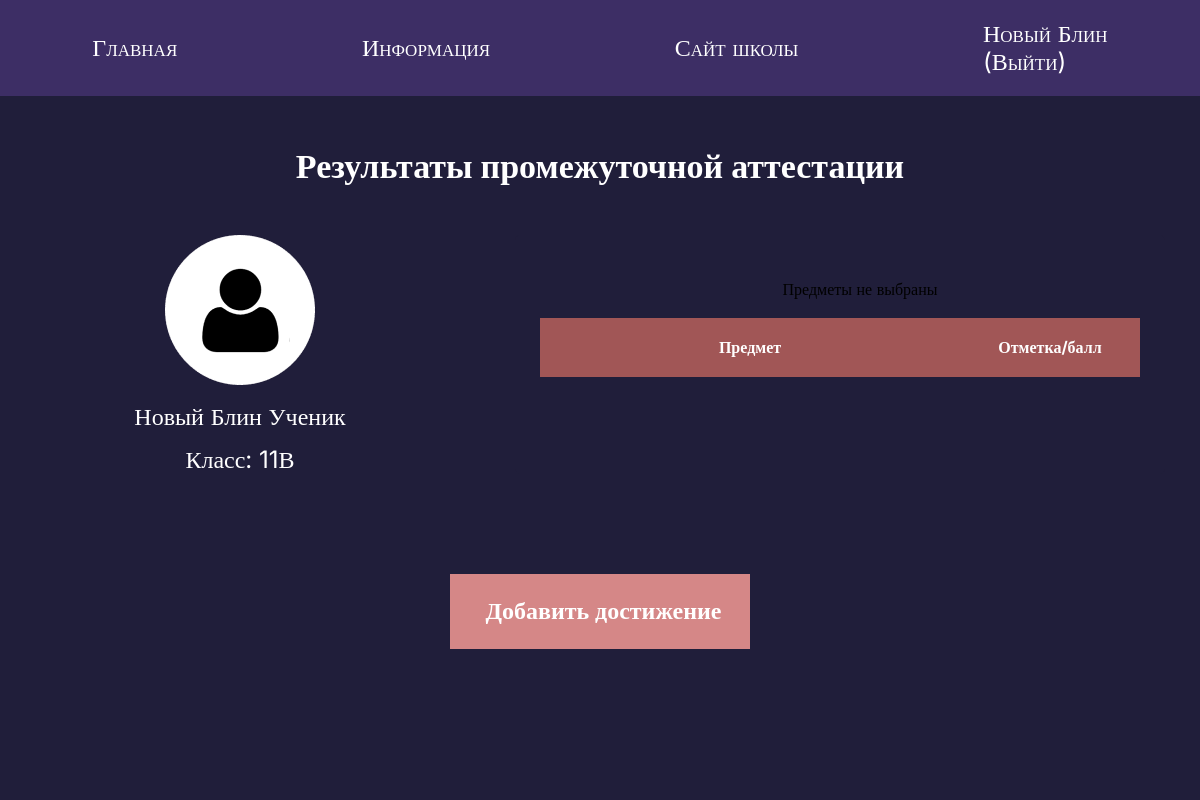
The app's page /profile (signed in), older data.
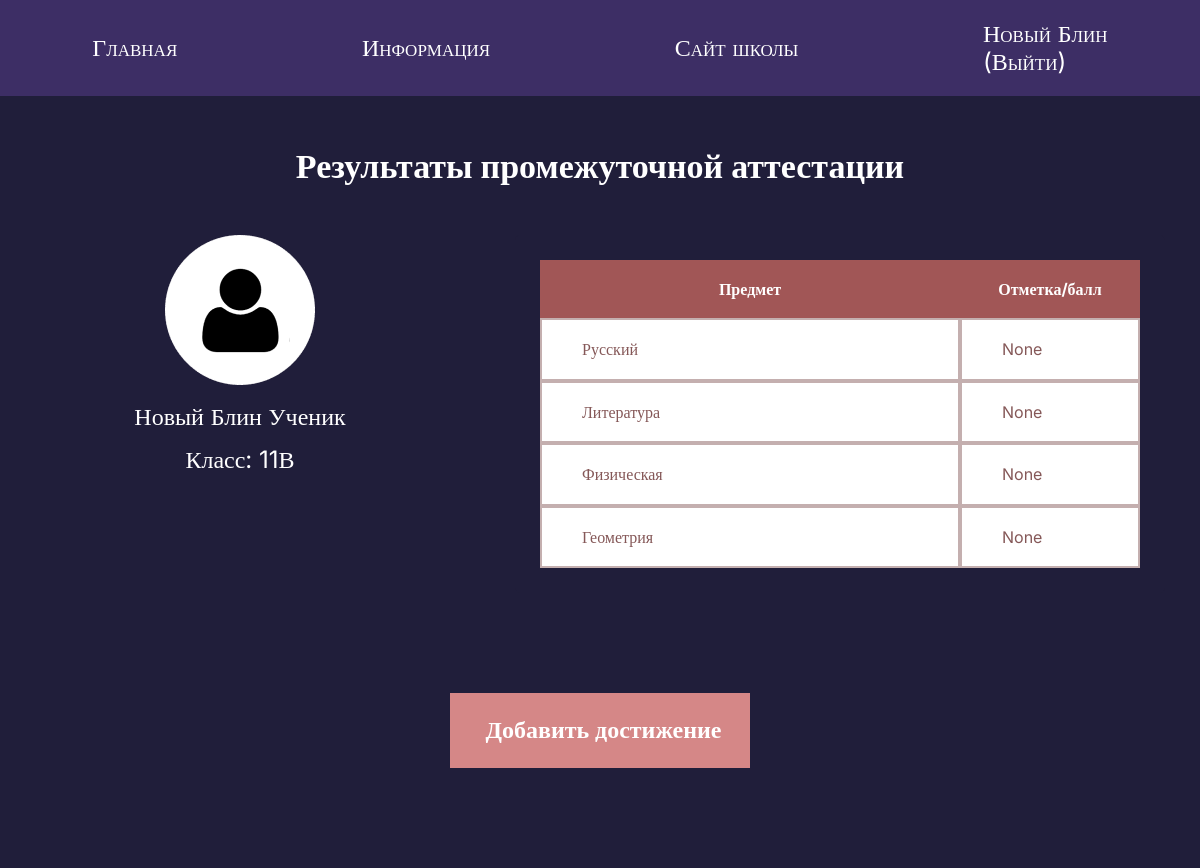
The same page, newer data.
### tables this page shows
CREATE TABLE "students" (
	"student_id"	INTEGER NOT NULL,
	"name"	TEXT NOT NULL,
	"login"	TEXT NOT NULL,
	"password"	TEXT NOT NULL,
	"avatar"	BLOB,
	"birth_date"	DATE,
	"created_at"	DATETIME NOT NULL DEFAULT CURRENT_TIMESTAMP,
	"class"	TEXT NOT NULL,
	"teacher_id"	INTEGER NOT NULL,
	"old"	INTEGER NOT NULL,
	FOREIGN KEY("teacher_id") REFERENCES "teachers"("teacher_id") ON DELETE CASCADE ON UPDATE CASCADE,
	PRIMARY KEY("student_id" AUTOINCREMENT)
);

CREATE TABLE exams ( 
                    exam_id           INTEGER NOT NULL  PRIMARY KEY  AUTOINCREMENT,
                    subject           TEXT,
                    mark              INTEGER,
                    student_id        INTEGER NOT NULL,
                    created_at        DATETIME NOT NULL DEFAULT CURRENT_TIMESTAMP,
                    FOREIGN KEY ( student_id ) REFERENCES students( student_id ) ON DELETE CASCADE ON UPDATE CASCADE
 
                );

### main.py (the view)
@app.route("/profile")
def profile():
    student_id = session["student_id"]
    student = db.get_student_by_student_id(student_id)
    portfolio = db.get_portfolio_by_student_id(student_id)
    exams = db.get_exams_by_student_id(student_id)
    return render_template("student-profile.html", title="Student profile", student=student, port=portfolio, exams=exams)

### database.py (called while the page is built)
    def get_portfolio_by_student_id(self, student_id):
        sql = """SELECT * FROM portfolio WHERE student_id = ?"""
        self.cursor.execute(sql, (student_id,))
        return self.cursor.fetchall()

    def get_exams_by_student_id(self, student_id):
        sql = """SELECT * FROM exams WHERE student_id = ?"""
        self.cursor.execute(sql, (student_id,))
        return self.cursor.fetchall()

    def get_student_by_student_id(self, student_id):
        sql = """SELECT * FROM students WHERE student_id = ?"""
        self.cursor.execute(sql, (student_id, ))
        result = self.cursor.fetchone()
        if not result:
            return None
        return result

### templates/student-profile.html (shortened to what this page needs)
{% extends 'base.html' %}
{% block content %}
  <section class="profile-page-st">
    <div class="container">
      <h2 class="header-page">Результаты промежуточной аттестации</h2>
      <div class="student-card">
        <div class="student-info">
          <img src={{url_for('static', filename='img/avatar 1.png')}}  alt="avatar-1" class="avatar-2">
          <p class="port-text">{{ student[1] }}</p>
          <p class="port-text">Класс: {{ student[7] }}</p>
        </div>
        <form class="student-table" method="post">
          <table class="marks">
            <thead>
              <tr>
                <th>Предмет</th>
                <th>Отметка/балл</th>
              </tr>
            </thead>
            <tbody>
              {% if "teacher_id" in session %}
                {% for i in range(1, 5) %}
                  <tr>
                    {% if exams %}
                      <td>
                        <select name="exam{{i}}">
                          {% for subject in range(19) %}
                            {% if subjects[subject] == exams[i-1][1] %}
                              <option value={{subjects[subject]}} selected> {{subjects[subject]}}</option>
                            {% else %}
                              <option value={{subjects[subject]}}> {{subjects[subject]}}</option>
                            {% endif %}
                          {% endfor %}
                        </select>
                      </td>
                      <td>
                        <select name="mark{{i}}">
                          {% for mark in range(1, 6) %}
                            {% if mark == exams[i-1][2] %}
                              <option value={{mark}} selected>{{mark}}</option>
                            {% else %}
                              <option value={{mark}}>{{mark}}</option>
                            {% endif %}
                          {% endfor %}
                        </select>
                      </td>
                    {% else %}
                      <td>
                        <select name="exam{{i}}">
                          {% for subject in range(19) %}
                            {% if subject == i - 1 %}
                              <option value={{subjects[subject]}} selected> {{subjects[subject]}}</option>
                            {% else %}
                              <option value={{subjects[subject]}}> {{subjects[subject]}}</option>
                            {% endif %}
                          {% endfor %}
                        </select>
                      </td>
                      <td>
                        <select name="mark{{i}}">
                            <option disabled selected></option>
                          {% for mark in range(1, 6) %}
                            <option value={{mark}}>{{mark}}</option>
                          {% endfor %}
                        </select>
                      </td>
                    {% endif %}
                  </tr>
                {% endfor %}
                {% elif "student_id" in session %}
                  {% if exams %}
                    {% for exam in exams %}
                      <tr>
                        <td>
                          <p>{{exam[1]}}</p>
                        </td>
                        <td>
                          <p>{{exam[2]}}</p>
                        </td>
                      </tr>
                    {% endfor %}
                  {% else %}
                    <p>Предметы не выбраны</p>
                  {% endif %}
                {% endif %}
            </tbody>
          </table>
        </form>
      </div>
      {% if port %}
      <p class="header-page"><strong>Сводная ведомость достижений учащегося (Олимпиады)</strong></p>
      <div class="marks-tb">
        <table class="marks-2">
          <thead>
            <tr>
              <th class="th-2">Уровень</th>
              <th class="th-2">Предмет</th>
              <th class="th-2">Название</th>
              <th class="th-2">Дата</th>
              <th class="th-2">Результаты</th>
            </tr>
          </thead>
          <tbody>
          {% for item in port %}
            <tr>
              <td class="td-2">{{item[6]}}</td>
              <td class="td-2">{{item[2]}}</td>
              <td class="td-2">{{item[1]}}</td>
              <td class="td-2">{{item[-1]}}</td>
              <td class="td-2">{{item[-2]}}</td>
            </tr>
          {% endfor %}
          </tbody>
        </table>
      </div>
        {% if "student_id" in session %}
        <a href="/add-portfolio" type="submit" class="button-center button-add"><strong>Добавить достижение</strong></a>
        {% endif %}
      <p class="header-page"><strong>Достижения:</strong></p>
      <div class="portfolio-files">
        {% for item in port %}
        <div class="portfolio-item">
          <img src={{url_for('static', filename='files/' + item[5])}} alt="" class="portfolio-image">
          <p class="portfolio-title">{{item[1]}}</p>
          <a href='/download/{{ item[5] }}' class="portfolio-link">скачать</a>
        </div>
        {% endfor %}
      </div>
      {% else %}
        {% if "student_id" in session %}
        <a href="/add-portfolio" type="submit" class="button-center button-add"><strong>Добавить достижение</strong></a>
        {% endif %}
      {% endif %}
    </div>
  </section>
{% endblock %}

### templates/base.html (shortened to what this page needs)
<!DOCTYPE html>
<html lang="en">
<head>
    <link rel="stylesheet" href={{url_for('static', filename='css/normalize.css')}}>
    <link rel="stylesheet" href={{url_for('static', filename='css/styles.css')}}>
</head>
<body>
<header>
    <a href={{url_for('index')}} class="link-a">Главная</a>
    <a href={{url_for('info')}} class="link-a">Информация</a>
    <a href="https://thl-syktyvkar.gosuslugi.ru/" class="link-a" target="_blank">Сайт школы</a>
    {% if "teacher_id" in session %}
        <a href={{url_for("logout")}} class="link-a">{{(session["login"])[ :session["login"].rfind(" ")]}}<br>(Выйти)</a>
    {% elif "student_id" in session %}
        <a href={{url_for("logout")}} class="link-a">{{(session["login"])[ :session["login"].rfind(" ")]}}<br>(Выйти)</a>
    {% else %}
        <a class="link-a">Вход не выполнен</a>
    {% endif %}
</header>
{% block content %}
{% endblock %}
</body>
</html>

### static/css/styles.css (style rules this page uses)
* { margin: 0; padding: 0; box-sizing: border-box; font-family: Inter; }
header { width: 100%; display: flex; justify-content: space-around; align-items: center; background-color: #3D2E65; height: 12vh; }
.link-a { font-variant: small-caps; }
form { margin: 0 auto; max-width: 650px; box-shadow: 20px 20px 0px #443C5B; background-color: #FFFFFF; border-radius: 5px; padding: 25px; }
.container { max-width: 1200px; margin: 0 auto; }
a { text-decoration: none; color: white; font-family: Inter; font-size: 24px; }
thead { display: flex; }
tr { width: 100%; display: flex; align-items: stretch; }
.student th:first-child, td:first-child { width: 60%; }
.student th:last-child, td:last-child { width: 25%; }
th:first-child, td:first-child { width: 70%; }
th:last-child, td:last-child { width: 30%; }
.button-add { width: 300px; height: 75px; padding: 20px 0 20px 7px; margin: 100px 0px 100px 0px; background-color: #D58787; border: 3px solid #D58787; color: white; text-align: center; text-decoration: none; display: inline-block; transition: all ease 0.3s; cursor: pointer; }
table { border-collapse: collapse; }
th, td { border: 2px solid #8558587a; padding: 20px 20px; text-align: left; color: #855858; }
th { background-color: #A15656; color: #FFFFFF; border: none; text-align: center; }
.port-text { color: #FFFFFF; font-family: Inter; font-size: 24px; margin-top: 15px; }
.header-page { color: #FFFFFF; font-size: 34px; text-align: center; padding: 50px 0; }
.marks { background-color: #FFFFFF; width: 100%; }
.profile-page-st { min-height: 88vh; width: 100%; background-color: #201E3A; }
.student-card { display: flex; justify-content: space-between; }
.student-info { width: 40%; text-align: center; }
.student-table { width: 60%; border: none; box-shadow: none; background-color: #201E3A; text-align: center; }
.student-table td { padding: 0; }
.student-table p { padding: 20px 0px 20px 40px; }
.button-center { margin-left: 450px; }

Row changes from the older to the newer data that the page shows:
added exams: subject "Русский", exam "None"
added exams: subject "Литература", exam "None"
added exams: subject "Физическая", exam "None"
added exams: subject "Геометрия", exam "None"
Text that changed along with them:
text no longer shown: "Предметы не выбраны"
